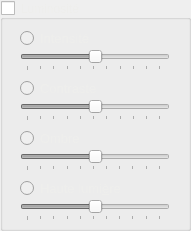
     <widget class="QGroupBox" name="groupBox_correction">
      <property name="geometry">
       <rect>
        <x>20</x>
        <y>10</y>
        <width>191</width>
        <height>231</height>
       </rect>
      </property>
      <property name="styleSheet">
       <string notr="true">color: rgb(238, 238, 236);</string>
      </property>
      <property name="title">
       <string>Luminosité</string>
      </property>
      <property name="alignment">
       <set>Qt::AlignLeading|Qt::AlignLeft|Qt::AlignVCenter</set>
      </property>
      <property name="checkable">
       <bool>true</bool>
      </property>
      <property name="checked">
       <bool>false</bool>
      </property>
      <widget class="QSlider" name="horizontalSlider_contraste">
       <property name="enabled">
        <bool>false</bool>
       </property>
       <property name="geometry">
        <rect>
         <x>20</x>
         <y>100</y>
         <width>150</width>
         <height>21</height>
        </rect>
       </property>
       <property name="minimum">
        <number>-255</number>
       </property>
       <property name="maximum">
        <number>255</number>
       </property>
       <property name="singleStep">
        <number>10</number>
       </property>
       <property name="pageStep">
        <number>20</number>
       </property>
       <property name="sliderPosition">
        <number>0</number>
       </property>
       <property name="orientation">
        <enum>Qt::Horizontal</enum>
       </property>
       <property name="tickPosition">
        <enum>QSlider::TicksBelow</enum>
       </property>
       <property name="tickInterval">
        <number>50</number>
       </property>
      </widget>
      <widget class="QSlider" name="horizontalSlider_luminosite">
       <property name="enabled">
        <bool>false</bool>
       </property>
       <property name="geometry">
        <rect>
         <x>20</x>
         <y>50</y>
         <width>150</width>
         <height>21</height>
        </rect>
       </property>
       <property name="minimum">
        <number>-255</number>
       </property>
       <property name="maximum">
        <number>255</number>
       </property>
       <property name="singleStep">
        <number>20</number>
       </property>
       <property name="pageStep">
        <number>20</number>
       </property>
       <property name="orientation">
        <enum>Qt::Horizontal</enum>
       </property>
       <property name="tickPosition">
        <enum>QSlider::TicksBelow</enum>
       </property>
       <property name="tickInterval">
        <number>50</number>
       </property>
      </widget>
      <widget class="QRadioButton" name="radioButton_luminosite">
       <property name="geometry">
        <rect>
         <x>20</x>
         <y>30</y>
         <width>112</width>
         <height>16</height>
        </rect>
       </property>
       <property name="font">
        <font>
         <pointsize>10</pointsize>
        </font>
       </property>
       <property name="text">
        <string>Intensité</string>
       </property>
       <property name="autoExclusive">
        <bool>false</bool>
       </property>
      </widget>
      <widget class="QRadioButton" name="radioButton_contraste">
       <property name="geometry">
        <rect>
         <x>20</x>
         <y>80</y>
         <width>112</width>
         <height>16</height>
        </rect>
       </property>
       <property name="font">
        <font>
         <pointsize>10</pointsize>
        </font>
       </property>
       <property name="text">
        <string>Contraste</string>
       </property>
       <property name="autoExclusive">
        <bool>false</bool>
       </property>
      </widget>
      <widget class="QSlider" name="horizontalSlider_ombre">
       <property name="enabled">
        <bool>false</bool>
       </property>
       <property name="geometry">
        <rect>
         <x>20</x>
         <y>150</y>
         <width>150</width>
         <height>21</height>
        </rect>
       </property>
       <property name="minimum">
        <number>-128</number>
       </property>
       <property name="maximum">
        <number>128</number>
       </property>
       <property name="singleStep">
        <number>8</number>
       </property>
       <property name="pageStep">
        <number>8</number>
       </property>
       <property name="sliderPosition">
        <number>0</number>
       </property>
       <property name="orientation">
        <enum>Qt::Horizontal</enum>
       </property>
       <property name="tickPosition">
        <enum>QSlider::TicksBelow</enum>
       </property>
       <property name="tickInterval">
        <number>25</number>
       </property>
      </widget>
      <widget class="QRadioButton" name="radioButton_ombre">
       <property name="geometry">
        <rect>
         <x>20</x>
         <y>130</y>
         <width>112</width>
         <height>16</height>
        </rect>
       </property>
       <property name="font">
        <font>
         <pointsize>10</pointsize>
        </font>
       </property>
       <property name="text">
        <string>Ombre</string>
       </property>
       <property name="autoExclusive">
        <bool>false</bool>
       </property>
      </widget>
      <widget class="QSlider" name="horizontalSlider_brillance">
       <property name="enabled">
        <bool>false</bool>
       </property>
       <property name="geometry">
        <rect>
         <x>20</x>
         <y>200</y>
         <width>150</width>
         <height>21</height>
        </rect>
       </property>
       <property name="minimum">
        <number>-128</number>
       </property>
       <property name="maximum">
        <number>128</number>
       </property>
       <property name="singleStep">
        <number>6</number>
       </property>
       <property name="pageStep">
        <number>6</number>
       </property>
       <property name="sliderPosition">
        <number>0</number>
       </property>
       <property name="orientation">
        <enum>Qt::Horizontal</enum>
       </property>
       <property name="tickPosition">
        <enum>QSlider::TicksBelow</enum>
       </property>
       <property name="tickInterval">
        <number>25</number>
       </property>
      </widget>
      <widget class="QRadioButton" name="radioButton_brillance">
       <property name="geometry">
        <rect>
         <x>20</x>
         <y>180</y>
         <width>131</width>
         <height>16</height>
        </rect>
       </property>
       <property name="font">
        <font>
         <pointsize>10</pointsize>
        </font>
       </property>
       <property name="text">
        <string>Haute lumi&amp;ère</string>
       </property>
       <property name="autoExclusive">
        <bool>false</bool>
       </property>
      </widget>
     </widget>
